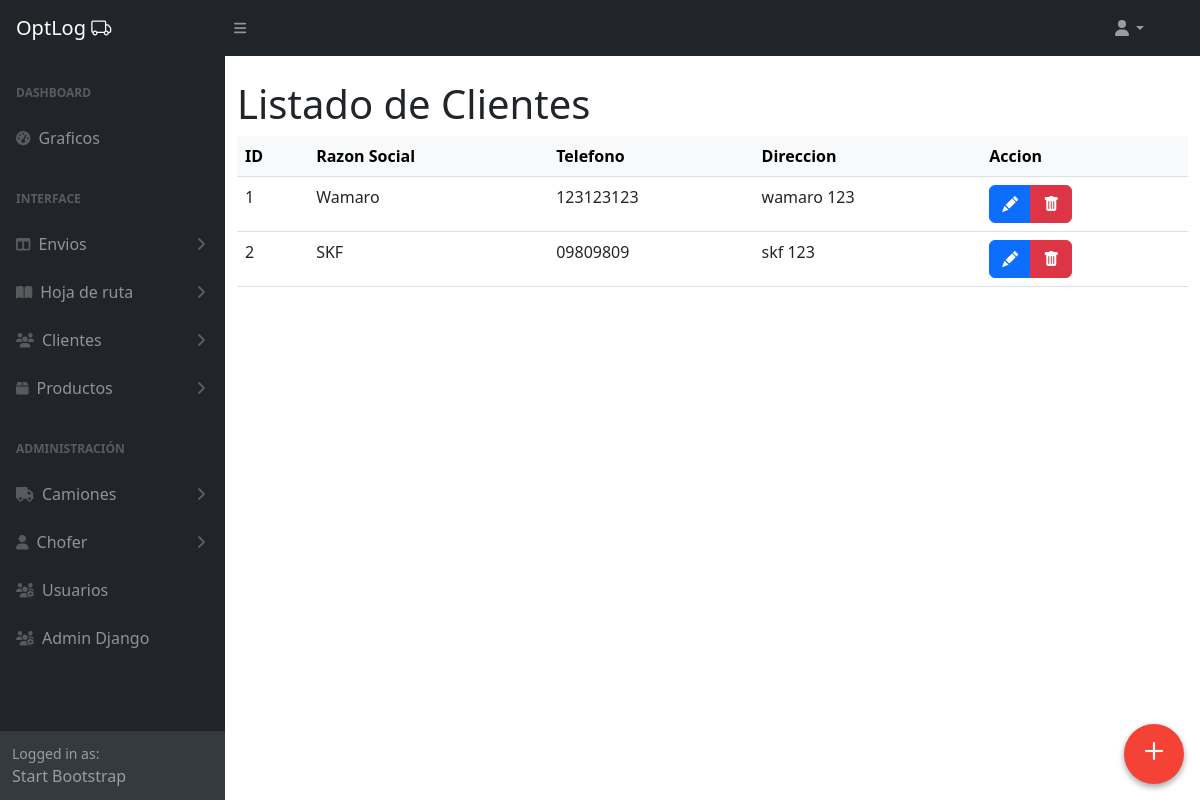
Page /clientes/admin-panel/clientes/ on the earlier database version.
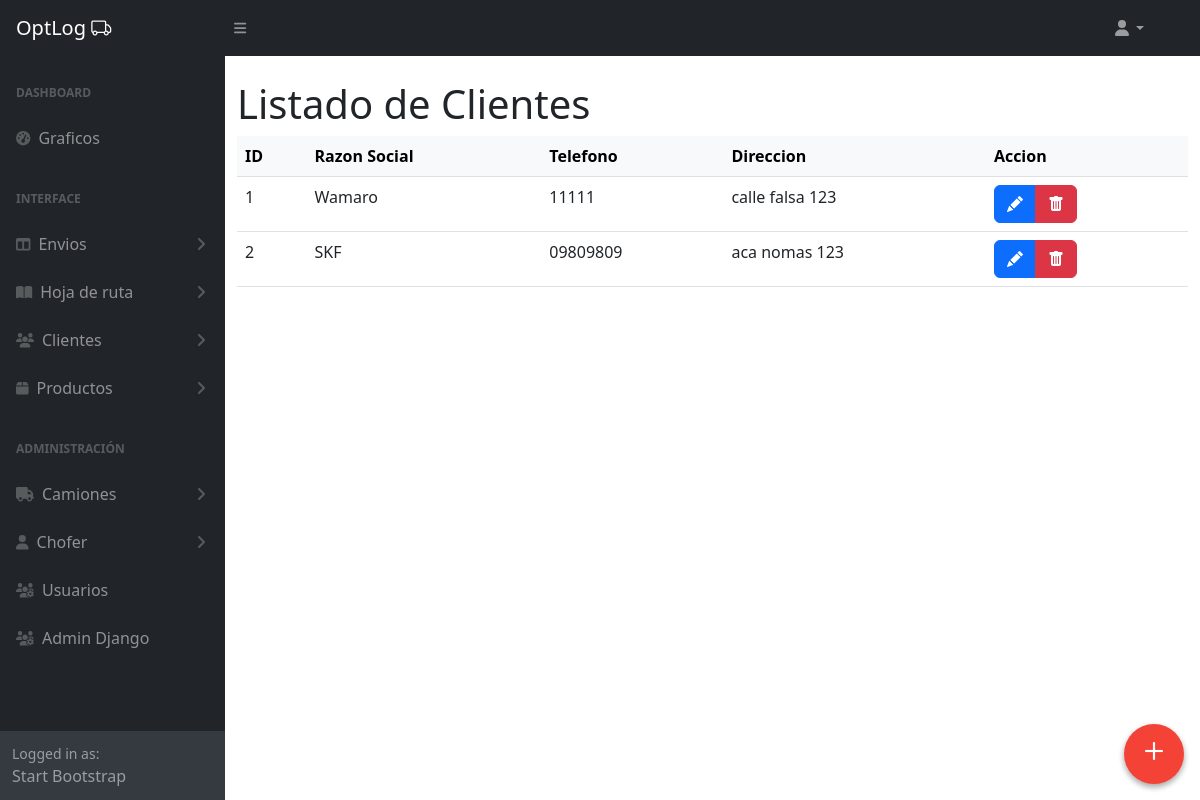
Same page on the later database version.
### clientes/models.py (models this page shows, shortened)
class Cliente(models.Model):
    nombre = models.CharField(max_length=255)  # Nombre del cliente
    direccion = models.CharField(max_length=255)  # Dirección del cliente
    telefono = models.CharField(max_length=20)  # Teléfono del cliente
    email = models.EmailField(null=True, blank=True)
    class Meta:
        verbose_name = 'Cliente'
        verbose_name_plural = 'Clientes'

### clientes/views.py (the view)
# urls.py: path('admin-panel/clientes/', ClienteListView.as_view(), name='cliente_list'),
class ClienteListView(ListView):
    model = Cliente
    template_name = 'clientes/cliente_list.html'
    context_object_name = 'clientes'

### clientes/templates/clientes/cliente_list.html (shortened to what this page needs)
{% extends 'core/base_admin.html' %}
{% block main %}
<div class="container mt-4">
  <h1 class="title">Listado de Clientes</h1>
  <table class="table table-hover">
    <thead class="table-light">
      <tr>
        <th>ID</th>
        <th>Razon Social</th>
        <th>Telefono</th>
        <th>Direccion</th>
        <th>Accion</th>
      </tr>
    </thead>
    <tbody>
      {% for object in object_list %}
      <tr>
        <td>{{object.id}}</td>
        <td>{{object.nombre | capfirst}}</td>
        <td>{{object.telefono}}</td>
        <td>{{object.direccion}}</td>
        <td>
          <div class="btn-group" role="group" aria-label="Basic example">
            <a href="{% url 'clientes:cliente_edit' object.id %}" type="button" class="btn btn-primary"><i class="bi-pencil-fill"></i></a>
            <button type="button" class="btn btn-danger" data-bs-toggle="modal" data-bs-target="#deleteModal" data-delete-url="{% url 'clientes:cliente_delete' object.id %}" data-delete-name="{{ object.nombre }}">
              <i class="bi-trash-fill"></i>
            </button>
          </div>
        </td>
      </tr>
      {% empty %}
      <p>No hay registros</p>
      {% endfor %}
    </tbody>
  </table>
</div>
<a href="{% url 'clientes:cliente_create' %} ">
  <div class="to-top">
    <i class="bi-plus"></i>
  </div>
</a>
{% endblock main %}

Differences in the rows shown:
changed Cliente "Wamaro": telefono "123123123" → "11111"; direccion "wamaro 123" → "calle falsa 123"
changed Cliente "SKF": direccion "skf 123" → "aca nomas 123"
